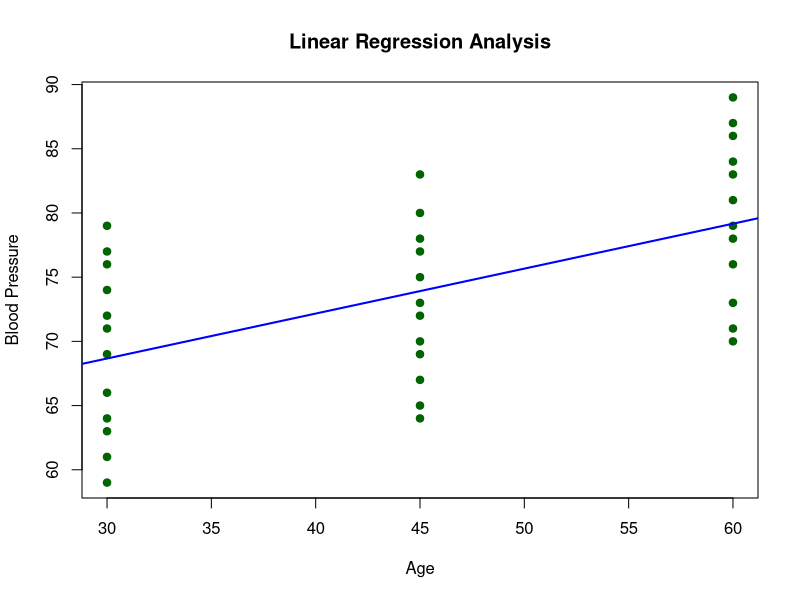

R code for this plot:
# Experiment 19 - Linear Regression
# Sample data for this run. NARA.xlsx was not supplied.
diabetes <- read.csv("sample_diabetes.csv")
relation <- lm(BloodPressure ~ Age, data = diabetes)
print(relation)

plot(diabetes$Age, diabetes$BloodPressure, col = "darkgreen",
     pch = 19, main = "Linear Regression Analysis",
     xlab = "Age", ylab = "Blood Pressure")
abline(relation, col = "blue", lwd = 2)
